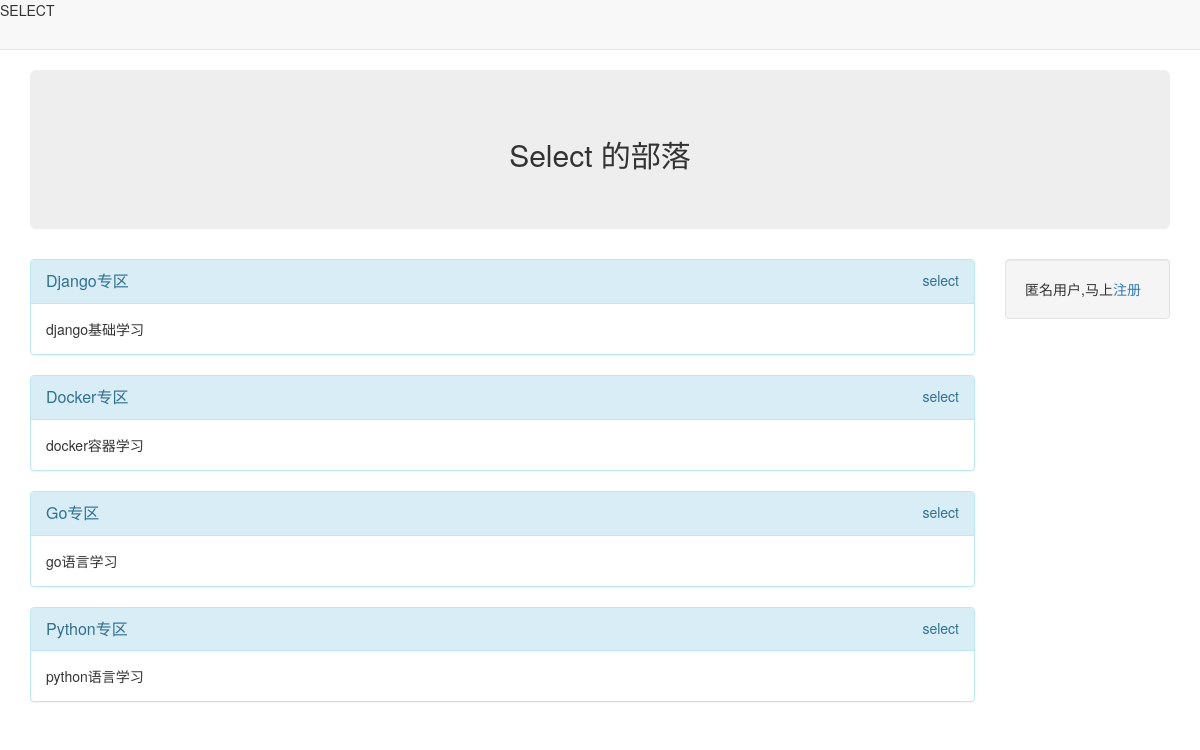
The app's page /, older data.
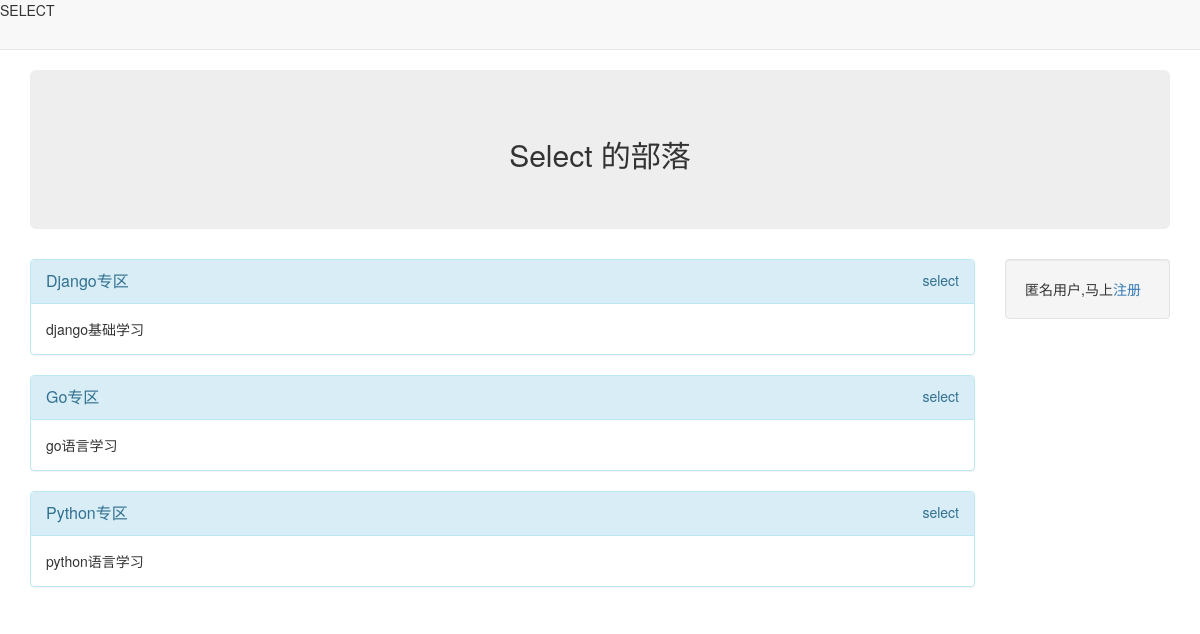
The same page, newer data.
### block/models.py (models this page shows, shortened)
class Block(models.Model):
    name = models.CharField("版块名称", max_length=20)
    desc = models.CharField("版块描述", max_length=200)
    manager_name = models.CharField("管理员名称", max_length=20)
    status = models.IntegerField("状态", choices=((0, "正常"), (-1, "删除")))
    class Meta:
        verbose_name = "版块"
        verbose_name_plural = "版块"

### forum/views.py (the view)
# urls.py: url(r'^$', views.index),
def index(request):
    block_info = Block.objects.filter(status=0).order_by("-id")
    return render(request, "index.html", {"blocks": block_info})

### templates/index.html
{% extends "base.html" %}
{% block content %}
        <div class="col-xs-12 col-md-10">
            {%for bl in blocks %}
                <div class="panel panel-info">
                  <div class="panel-heading">
                    <span class="panel-title "><a href="/article/list/{{ bl.id }}">{{ bl.name }}</a></span>
                    <span class="pull-right">{{ bl.manager_name }}</span>
                  </div>
                  <div class="panel-body">
                    {{ bl.desc }}
                  </div>
                </div>
            {% endfor %}
        </div>
        <div class="col-xs-12 col-md-2">
            <div class="well">匿名用户,马上<a href="/register/">注册</a></div>
        </div>
{% endblock %}

Row changes from the older to the newer data that the page shows:
no longer on this page (row edited): Block: name "Docker专区", manager_name "select", desc "docker容器学习"
